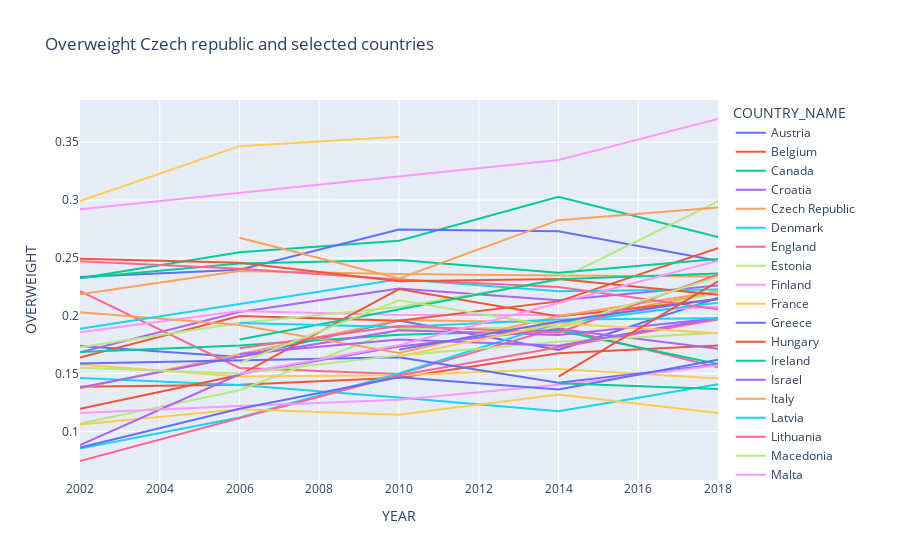

Write notebook code for a chart like this one.
### Code cell
fig.show()

### Figure 1 — Plotly figure (JSON) as saved in the notebook; plotly's stock layout.template omitted (floating-point values rounded to 4 significant figures)
{"data": [{"hovertemplate": "COUNTRY_NAME=Austria<br>YEAR=%{x}<br>OVERWEIGHT=%{y}<extra></extra>", "legendgroup": "Austria", "line": {"color": "#636efa", "dash": "solid"}, "marker": {"symbol": "circle"}, "mode": "lines", "name": "Austria", "orientation": "v", "showlegend": true, "type": "scatter", "x": [2002, 2006, 2010, 2014, 2018], "xaxis": "x", "y": [0.1737, 0.1643, 0.1958, 0.1704, 0.2154], "yaxis": "y"}, {"hovertemplate": "COUNTRY_NAME=Belgium<br>YEAR=%{x}<br>OVERWEIGHT=%{y}<extra></extra>", "legendgroup": "Belgium", "line": {"color": "#EF553B", "dash": "solid"}, "marker": {"symbol": "circle"}, "mode": "lines", "name": "Belgium", "orientation": "v", "showlegend": true, "type": "scatter", "x": [2002, 2006, 2010, 2014, 2018], "xaxis": "x", "y": [0.1387, 0.1402, 0.1465, 0.1675, 0.1742], "yaxis": "y"}, {"hovertemplate": "COUNTRY_NAME=Canada<br>YEAR=%{x}<br>OVERWEIGHT=%{y}<extra></extra>", "legendgroup": "Canada", "line": {"color": "#00cc96", "dash": "solid"}, "marker": {"symbol": "circle"}, "mode": "lines", "name": "Canada", "orientation": "v", "showlegend": true, "type": "scatter", "x": [2002, 2006, 2010, 2014, 2018], "xaxis": "x", "y": [0.2323, 0.2548, 0.2649, 0.3029, 0.268], "yaxis": "y"}, {"hovertemplate": "COUNTRY_NAME=Croatia<br>YEAR=%{x}<br>OVERWEIGHT=%{y}<extra></extra>", "legendgroup": "Croatia", "line": {"color": "#ab63fa", "dash": "solid"}, "marker": {"symbol": "circle"}, "mode": "lines", "name": "Croatia", "orientation": "v", "showlegend": true, "type": "scatter", "x": [2002, 2006, 2010, 2014, 2018], "xaxis": "x", "y": [0.1684, 0.2032, 0.2236, 0.2134, 0.2262], "yaxis": "y"}, {"hovertemplate": "COUNTRY_NAME=Czech Republic<br>YEAR=%{x}<br>OVERWEIGHT=%{y}<extra></extra>", "legendgroup": "Czech Republic", "line": {"color": "#FFA15A", "dash": "solid"}, "marker": {"symbol": "circle"}, "mode": "lines", "name": "Czech Republic", "orientation": "v", "showlegend": true, "type": "scatter", "x": [2002, 2010, 2014, 2018], "xaxis": "x", "y": [0.1371, 0.1963, 0.1941, 0.2205], "yaxis": "y"}, {"hovertemplate": "COUNTRY_NAME=Denmark<br>YEAR=%{x}<br>OVERWEIGHT=%{y}<extra></extra>", "legendgroup": "Denmark", "line": {"color": "#19d3f3", "dash": "solid"}, "marker": {"symbol": "circle"}, "mode": "lines", "name": "Denmark", "orientation": "v", "showlegend": true, "type": "scatter", "x": [2002, 2006, 2010, 2014, 2018], "xaxis": "x", "y": [0.1462, 0.1401, 0.1292, 0.1173, 0.1408], "yaxis": "y"}, {"hovertemplate": "COUNTRY_NAME=England<br>YEAR=%{x}<br>OVERWEIGHT=%{y}<extra></extra>", "legendgroup": "England", "line": {"color": "#FF6692", "dash": "solid"}, "marker": {"symbol": "circle"}, "mode": "lines", "name": "England", "orientation": "v", "showlegend": true, "type": "scatter", "x": [2002, 2006, 2010, 2014, 2018], "xaxis": "x", "y": [0.2213, 0.1548, 0.1497, 0.1896, 0.1555], "yaxis": "y"}, {"hovertemplate": "COUNTRY_NAME=Estonia<br>YEAR=%{x}<br>OVERWEIGHT=%{y}<extra></extra>", "legendgroup": "Estonia", "line": {"color": "#B6E880", "dash": "solid"}, "marker": {"symbol": "circle"}, "mode": "lines", "name": "Estonia", "orientation": "v", "showlegend": true, "type": "scatter", "x": [2002, 2006, 2010, 2014, 2018], "xaxis": "x", "y": [0.1069, 0.1356, 0.1887, 0.1899, 0.2198], "yaxis": "y"}, {"hovertemplate": "COUNTRY_NAME=Finland<br>YEAR=%{x}<br>OVERWEIGHT=%{y}<extra></extra>", "legendgroup": "Finland", "line": {"color": "#FF97FF", "dash": "solid"}, "marker": {"symbol": "circle"}, "mode": "lines", "name": "Finland", "orientation": "v", "showlegend": true, "type": "scatter", "x": [2002, 2006, 2010, 2014, 2018], "xaxis": "x", "y": [0.1856, 0.2041, 0.2007, 0.2006, 0.2078], "yaxis": "y"}, {"hovertemplate": "COUNTRY_NAME=France<br>YEAR=%{x}<br>OVERWEIGHT=%{y}<extra></extra>", "legendgroup": "France", "line": {"color": "#FECB52", "dash": "solid"}, "marker": {"symbol": "circle"}, "mode": "lines", "name": "France", "orientation": "v", "showlegend": true, "type": "scatter", "x": [2002, 2006, 2010, 2014, 2018], "xaxis": "x", "y": [0.1578, 0.1475, 0.1485, 0.1539, 0.1458], "yaxis": "y"}, {"hovertemplate": "COUNTRY_NAME=Greece<br>YEAR=%{x}<br>OVERWEIGHT=%{y}<extra></extra>", "legendgroup": "Greece", "line": {"color": "#636efa", "dash": "solid"}, "marker": {"symbol": "circle"}, "mode": "lines", "name": "Greece", "orientation": "v", "showlegend": true, "type": "scatter", "x": [2002, 2006, 2010, 2014, 2018], "xaxis": "x", "y": [0.2335, 0.2398, 0.2746, 0.273, 0.2474], "yaxis": "y"}, {"hovertemplate": "COUNTRY_NAME=Hungary<br>YEAR=%{x}<br>OVERWEIGHT=%{y}<extra></extra>", "legendgroup": "Hungary", "line": {"color": "#EF553B", "dash": "solid"}, "marker": {"symbol": "circle"}, "mode": "lines", "name": "Hungary", "orientation": "v", "showlegend": true, "type": "scatter", "x": [2002, 2006, 2010, 2014, 2018], "xaxis": "x", "y": [0.1638, 0.1998, 0.1956, 0.2124, 0.2585], "yaxis": "y"}, {"hovertemplate": "COUNTRY_NAME=Ireland<br>YEAR=%{x}<br>OVERWEIGHT=%{y}<extra></extra>", "legendgroup": "Ireland", "line": {"color": "#00cc96", "dash": "solid"}, "marker": {"symbol": "circle"}, "mode": "lines", "name": "Ireland", "orientation": "v", "showlegend": true, "type": "scatter", "x": [2002, 2006, 2010, 2014, 2018], "xaxis": "x", "y": [0.1687, 0.1744, 0.1836, 0.1872, 0.1583], "yaxis": "y"}, {"hovertemplate": "COUNTRY_NAME=Israel<br>YEAR=%{x}<br>OVERWEIGHT=%{y}<extra></extra>", "legendgroup": "Israel", "line": {"color": "#ab63fa", "dash": "solid"}, "marker": {"symbol": "circle"}, "mode": "lines", "name": "Israel", "orientation": "v", "showlegend": true, "type": "scatter", "x": [2002, 2006, 2010, 2014, 2018], "xaxis": "x", "y": [0.1379, 0.1644, 0.1874, 0.1834, 0.1979], "yaxis": "y"}, {"hovertemplate": "COUNTRY_NAME=Italy<br>YEAR=%{x}<br>OVERWEIGHT=%{y}<extra></extra>", "legendgroup": "Italy", "line": {"color": "#FFA15A", "dash": "solid"}, "marker": {"symbol": "circle"}, "mode": "lines", "name": "Italy", "orientation": "v", "showlegend": true, "type": "scatter", "x": [2002, 2006, 2010, 2014, 2018], "xaxis": "x", "y": [0.2186, 0.2387, 0.2361, 0.2347, 0.234], "yaxis": "y"}, {"hovertemplate": "COUNTRY_NAME=Latvia<br>YEAR=%{x}<br>OVERWEIGHT=%{y}<extra></extra>", "legendgroup": "Latvia", "line": {"color": "#19d3f3", "dash": "solid"}, "marker": {"symbol": "circle"}, "mode": "lines", "name": "Latvia", "orientation": "v", "showlegend": true, "type": "scatter", "x": [2002, 2006, 2010, 2014, 2018], "xaxis": "x", "y": [0.08509, 0.1119, 0.15, 0.1937, 0.2111], "yaxis": "y"}, {"hovertemplate": "COUNTRY_NAME=Lithuania<br>YEAR=%{x}<br>OVERWEIGHT=%{y}<extra></extra>", "legendgroup": "Lithuania", "line": {"color": "#FF6692", "dash": "solid"}, "marker": {"symbol": "circle"}, "mode": "lines", "name": "Lithuania", "orientation": "v", "showlegend": true, "type": "scatter", "x": [2002, 2006, 2010, 2018], "xaxis": "x", "y": [0.07439, 0.1115, 0.1485, 0.1968], "yaxis": "y"}, {"hovertemplate": "COUNTRY_NAME=Macedonia<br>YEAR=%{x}<br>OVERWEIGHT=%{y}<extra></extra>", "legendgroup": "Macedonia", "line": {"color": "#B6E880", "dash": "solid"}, "marker": {"symbol": "circle"}, "mode": "lines", "name": "Macedonia", "orientation": "v", "showlegend": true, "type": "scatter", "x": [2002, 2006, 2010, 2014, 2018], "xaxis": "x", "y": [0.1727, 0.1937, 0.2075, 0.2312, 0.2989], "yaxis": "y"}, {"hovertemplate": "COUNTRY_NAME=Malta<br>YEAR=%{x}<br>OVERWEIGHT=%{y}<extra></extra>", "legendgroup": "Malta", "line": {"color": "#FF97FF", "dash": "solid"}, "marker": {"symbol": "circle"}, "mode": "lines", "name": "Malta", "orientation": "v", "showlegend": true, "type": "scatter", "x": [2002, 2014, 2018], "xaxis": "x", "y": [0.292, 0.3347, 0.3701], "yaxis": "y"}, {"hovertemplate": "COUNTRY_NAME=Netherlands<br>YEAR=%{x}<br>OVERWEIGHT=%{y}<extra></extra>", "legendgroup": "Netherlands", "line": {"color": "#FECB52", "dash": "solid"}, "marker": {"symbol": "circle"}, "mode": "lines", "name": "Netherlands", "orientation": "v", "showlegend": true, "type": "scatter", "x": [2002, 2006, 2010, 2014, 2018], "xaxis": "x", "y": [0.106, 0.1191, 0.1143, 0.1318, 0.1159], "yaxis": "y"}, {"hovertemplate": "COUNTRY_NAME=Norway<br>YEAR=%{x}<br>OVERWEIGHT=%{y}<extra></extra>", "legendgroup": "Norway", "line": {"color": "#636efa", "dash": "solid"}, "marker": {"symbol": "circle"}, "mode": "lines", "name": "Norway", "orientation": "v", "showlegend": true, "type": "scatter", "x": [2002, 2010, 2014, 2018], "xaxis": "x", "y": [0.1588, 0.1641, 0.142, 0.1579], "yaxis": "y"}, {"hovertemplate": "COUNTRY_NAME=Poland<br>YEAR=%{x}<br>OVERWEIGHT=%{y}<extra></extra>", "legendgroup": "Poland", "line": {"color": "#EF553B", "dash": "solid"}, "marker": {"symbol": "circle"}, "mode": "lines", "name": "Poland", "orientation": "v", "showlegend": true, "type": "scatter", "x": [2002, 2006, 2010, 2014, 2018], "xaxis": "x", "y": [0.1195, 0.1487, 0.2231, 0.1993, 0.2142], "yaxis": "y"}, {"hovertemplate": "COUNTRY_NAME=Portugal<br>YEAR=%{x}<br>OVERWEIGHT=%{y}<extra></extra>", "legendgroup": "Portugal", "line": {"color": "#00cc96", "dash": "solid"}, "marker": {"symbol": "circle"}, "mode": "lines", "name": "Portugal", "orientation": "v", "showlegend": true, "type": "scatter", "x": [2002, 2006, 2010, 2014, 2018], "xaxis": "x", "y": [0.2325, 0.2452, 0.2481, 0.2372, 0.2489], "yaxis": "y"}, {"hovertemplate": "COUNTRY_NAME=Russia<br>YEAR=%{x}<br>OVERWEIGHT=%{y}<extra></extra>", "legendgroup": "Russia", "line": {"color": "#ab63fa", "dash": "solid"}, "marker": {"symbol": "circle"}, "mode": "lines", "name": "Russia", "orientation": "v", "showlegend": true, "type": "scatter", "x": [2002, 2006, 2010, 2014, 2018], "xaxis": "x", "y": [0.08805, 0.1493, 0.1734, 0.1885, 0.1715], "yaxis": "y"}, {"hovertemplate": "COUNTRY_NAME=Scotland<br>YEAR=%{x}<br>OVERWEIGHT=%{y}<extra></extra>", "legendgroup": "Scotland", "line": {"color": "#FFA15A", "dash": "solid"}, "marker": {"symbol": "circle"}, "mode": "lines", "name": "Scotland", "orientation": "v", "showlegend": true, "type": "scatter", "x": [2002, 2006, 2010, 2014, 2018], "xaxis": "x", "y": [0.203, 0.192, 0.1677, 0.1995, 0.2212], "yaxis": "y"}, {"hovertemplate": "COUNTRY_NAME=Slovenia<br>YEAR=%{x}<br>OVERWEIGHT=%{y}<extra></extra>", "legendgroup": "Slovenia", "line": {"color": "#19d3f3", "dash": "solid"}, "marker": {"symbol": "circle"}, "mode": "lines", "name": "Slovenia", "orientation": "v", "showlegend": true, "type": "scatter", "x": [2002, 2006, 2010, 2014, 2018], "xaxis": "x", "y": [0.1886, 0.2103, 0.2315, 0.2212, 0.2226], "yaxis": "y"}, {"hovertemplate": "COUNTRY_NAME=Spain<br>YEAR=%{x}<br>OVERWEIGHT=%{y}<extra></extra>", "legendgroup": "Spain", "line": {"color": "#FF6692", "dash": "solid"}, "marker": {"symbol": "circle"}, "mode": "lines", "name": "Spain", "orientation": "v", "showlegend": true, "type": "scatter", "x": [2002, 2006, 2010, 2014, 2018], "xaxis": "x", "y": [0.247, 0.2406, 0.2314, 0.2248, 0.2056], "yaxis": "y"}, {"hovertemplate": "COUNTRY_NAME=Sweden<br>YEAR=%{x}<br>OVERWEIGHT=%{y}<extra></extra>", "legendgroup": "Sweden", "line": {"color": "#B6E880", "dash": "solid"}, "marker": {"symbol": "circle"}, "mode": "lines", "name": "Sweden", "orientation": "v", "showlegend": true, "type": "scatter", "x": [2002, 2006, 2010, 2014, 2018], "xaxis": "x", "y": [0.1551, 0.1501, 0.1657, 0.1774, 0.1852], "yaxis": "y"}, {"hovertemplate": "COUNTRY_NAME=Switzerland<br>YEAR=%{x}<br>OVERWEIGHT=%{y}<extra></extra>", "legendgroup": "Switzerland", "line": {"color": "#FF97FF", "dash": "solid"}, "marker": {"symbol": "circle"}, "mode": "lines", "name": "Switzerland", "orientation": "v", "showlegend": true, "type": "scatter", "x": [2002, 2006, 2010, 2014, 2018], "xaxis": "x", "y": [0.116, 0.122, 0.1272, 0.1404, 0.1572], "yaxis": "y"}, {"hovertemplate": "COUNTRY_NAME=USA<br>YEAR=%{x}<br>OVERWEIGHT=%{y}<extra></extra>", "legendgroup": "USA", "line": {"color": "#FECB52", "dash": "solid"}, "marker": {"symbol": "circle"}, "mode": "lines", "name": "USA", "orientation": "v", "showlegend": true, "type": "scatter", "x": [2002, 2006, 2010], "xaxis": "x", "y": [0.2991, 0.3466, 0.3547], "yaxis": "y"}, {"hovertemplate": "COUNTRY_NAME=Ukraine<br>YEAR=%{x}<br>OVERWEIGHT=%{y}<extra></extra>", "legendgroup": "Ukraine", "line": {"color": "#636efa", "dash": "solid"}, "marker": {"symbol": "circle"}, "mode": "lines", "name": "Ukraine", "orientation": "v", "showlegend": true, "type": "scatter", "x": [2002, 2006, 2010, 2014, 2018], "xaxis": "x", "y": [0.08615, 0.1195, 0.1467, 0.1363, 0.162], "yaxis": "y"}, {"hovertemplate": "COUNTRY_NAME=Wales<br>YEAR=%{x}<br>OVERWEIGHT=%{y}<extra></extra>", "legendgroup": "Wales", "line": {"color": "#EF553B", "dash": "solid"}, "marker": {"symbol": "circle"}, "mode": "lines", "name": "Wales", "orientation": "v", "showlegend": true, "type": "scatter", "x": [2002, 2006, 2010, 2014, 2018], "xaxis": "x", "y": [0.2492, 0.2458, 0.2298, 0.2318, 0.2182], "yaxis": "y"}, {"hovertemplate": "COUNTRY_NAME=Bulgaria<br>YEAR=%{x}<br>OVERWEIGHT=%{y}<extra></extra>", "legendgroup": "Bulgaria", "line": {"color": "#00cc96", "dash": "solid"}, "marker": {"symbol": "circle"}, "mode": "lines", "name": "Bulgaria", "orientation": "v", "showlegend": true, "type": "scatter", "x": [2006, 2014, 2018], "xaxis": "x", "y": [0.1795, 0.2315, 0.2364], "yaxis": "y"}, {"hovertemplate": "COUNTRY_NAME=Germany<br>YEAR=%{x}<br>OVERWEIGHT=%{y}<extra></extra>", "legendgroup": "Germany", "line": {"color": "#ab63fa", "dash": "solid"}, "marker": {"symbol": "circle"}, "mode": "lines", "name": "Germany", "orientation": "v", "showlegend": true, "type": "scatter", "x": [2006, 2010, 2014, 2018], "xaxis": "x", "y": [0.1669, 0.1794, 0.174, 0.1981], "yaxis": "y"}, {"hovertemplate": "COUNTRY_NAME=Greenland<br>YEAR=%{x}<br>OVERWEIGHT=%{y}<extra></extra>", "legendgroup": "Greenland", "line": {"color": "#FFA15A", "dash": "solid"}, "marker": {"symbol": "circle"}, "mode": "lines", "name": "Greenland", "orientation": "v", "showlegend": true, "type": "scatter", "x": [2006, 2010, 2014, 2018], "xaxis": "x", "y": [0.2674, 0.2323, 0.2826, 0.2935], "yaxis": "y"}, {"hovertemplate": "COUNTRY_NAME=Iceland<br>YEAR=%{x}<br>OVERWEIGHT=%{y}<extra></extra>", "legendgroup": "Iceland", "line": {"color": "#19d3f3", "dash": "solid"}, "marker": {"symbol": "circle"}, "mode": "lines", "name": "Iceland", "orientation": "v", "showlegend": true, "type": "scatter", "x": [2006, 2010, 2014, 2018], "xaxis": "x", "y": [0.1936, 0.1901, 0.1968, 0.1978], "yaxis": "y"}, {"hovertemplate": "COUNTRY_NAME=Luxembourg<br>YEAR=%{x}<br>OVERWEIGHT=%{y}<extra></extra>", "legendgroup": "Luxembourg", "line": {"color": "#FF6692", "dash": "solid"}, "marker": {"symbol": "circle"}, "mode": "lines", "name": "Luxembourg", "orientation": "v", "showlegend": true, "type": "scatter", "x": [2006, 2010, 2014, 2018], "xaxis": "x", "y": [0.1718, 0.191, 0.1853, 0.2357], "yaxis": "y"}, {"hovertemplate": "COUNTRY_NAME=Romania<br>YEAR=%{x}<br>OVERWEIGHT=%{y}<extra></extra>", "legendgroup": "Romania", "line": {"color": "#B6E880", "dash": "solid"}, "marker": {"symbol": "circle"}, "mode": "lines", "name": "Romania", "orientation": "v", "showlegend": true, "type": "scatter", "x": [2006, 2010, 2014, 2018], "xaxis": "x", "y": [0.1592, 0.2133, 0.1902, 0.2336], "yaxis": "y"}, {"hovertemplate": "COUNTRY_NAME=Turkey<br>YEAR=%{x}<br>OVERWEIGHT=%{y}<extra></extra>", "legendgroup": "Turkey", "line": {"color": "#FF97FF", "dash": "solid"}, "marker": {"symbol": "circle"}, "mode": "lines", "name": "Turkey", "orientation": "v", "showlegend": true, "type": "scatter", "x": [2006, 2010, 2018], "xaxis": "x", "y": [0.15, 0.1744, 0.2476], "yaxis": "y"}, {"hovertemplate": "COUNTRY_NAME=Armenia<br>YEAR=%{x}<br>OVERWEIGHT=%{y}<extra></extra>", "legendgroup": "Armenia", "line": {"color": "#FECB52", "dash": "solid"}, "marker": {"symbol": "circle"}, "mode": "lines", "name": "Armenia", "orientation": "v", "showlegend": true, "type": "scatter", "x": [2010, 2014, 2018], "xaxis": "x", "y": [0.1648, 0.1934, 0.1848], "yaxis": "y"}, {"hovertemplate": "COUNTRY_NAME=Slovakia<br>YEAR=%{x}<br>OVERWEIGHT=%{y}<extra></extra>", "legendgroup": "Slovakia", "line": {"color": "#636efa", "dash": "solid"}, "marker": {"symbol": "circle"}, "mode": "lines", "name": "Slovakia", "orientation": "v", "showlegend": true, "type": "scatter", "x": [2010, 2014, 2018], "xaxis": "x", "y": [0.1707, 0.195, 0.2147], "yaxis": "y"}, {"hovertemplate": "COUNTRY_NAME=Albania<br>YEAR=%{x}<br>OVERWEIGHT=%{y}<extra></extra>", "legendgroup": "Albania", "line": {"color": "#EF553B", "dash": "solid"}, "marker": {"symbol": "circle"}, "mode": "lines", "name": "Albania", "orientation": "v", "showlegend": true, "type": "scatter", "x": [2014, 2018], "xaxis": "x", "y": [0.1473, 0.2296], "yaxis": "y"}, {"hovertemplate": "COUNTRY_NAME=Republic of Moldova<br>YEAR=%{x}<br>OVERWEIGHT=%{y}<extra></extra>", "legendgroup": "Republic of Moldova", "line": {"color": "#00cc96", "dash": "solid"}, "marker": {"symbol": "circle"}, "mode": "lines", "name": "Republic of Moldova", "orientation": "v", "showlegend": true, "type": "scatter", "x": [2014, 2018], "xaxis": "x", "y": [0.1417, 0.1366], "yaxis": "y"}, {"hovertemplate": "COUNTRY_NAME=Azerbaijan<br>YEAR=%{x}<br>OVERWEIGHT=%{y}<extra></extra>", "legendgroup": "Azerbaijan", "line": {"color": "#ab63fa", "dash": "solid"}, "marker": {"symbol": "circle"}, "mode": "lines", "name": "Azerbaijan", "orientation": "v", "showlegend": true, "type": "scatter", "x": [2018], "xaxis": "x", "y": [0.1743], "yaxis": "y"}, {"hovertemplate": "COUNTRY_NAME=Georgia<br>YEAR=%{x}<br>OVERWEIGHT=%{y}<extra></extra>", "legendgroup": "Georgia", "line": {"color": "#FFA15A", "dash": "solid"}, "marker": {"symbol": "circle"}, "mode": "lines", "name": "Georgia", "orientation": "v", "showlegend": true, "type": "scatter", "x": [2018], "xaxis": "x", "y": [0.2183], "yaxis": "y"}, {"hovertemplate": "COUNTRY_NAME=Kazakhstan<br>YEAR=%{x}<br>OVERWEIGHT=%{y}<extra></extra>", "legendgroup": "Kazakhstan", "line": {"color": "#19d3f3", "dash": "solid"}, "marker": {"symbol": "circle"}, "mode": "lines", "name": "Kazakhstan", "orientation": "v", "showlegend": true, "type": "scatter", "x": [2018], "xaxis": "x", "y": [0.09728], "yaxis": "y"}, {"hovertemplate": "COUNTRY_NAME=Serbia<br>YEAR=%{x}<br>OVERWEIGHT=%{y}<extra></extra>", "legendgroup": "Serbia", "line": {"color": "#FF6692", "dash": "solid"}, "marker": {"symbol": "circle"}, "mode": "lines", "name": "Serbia", "orientation": "v", "showlegend": true, "type": "scatter", "x": [2018], "xaxis": "x", "y": [0.2209], "yaxis": "y"}], "layout": {"legend": {"title": {"text": "COUNTRY_NAME"}, "tracegroupgap": 0}, "title": {"text": "Overweight Czech republic and selected countries"}, "xaxis": {"anchor": "y", "domain": [0, 1], "title": {"text": "YEAR"}}, "yaxis": {"anchor": "x", "domain": [0, 1], "title": {"text": "OVERWEIGHT"}}}}
